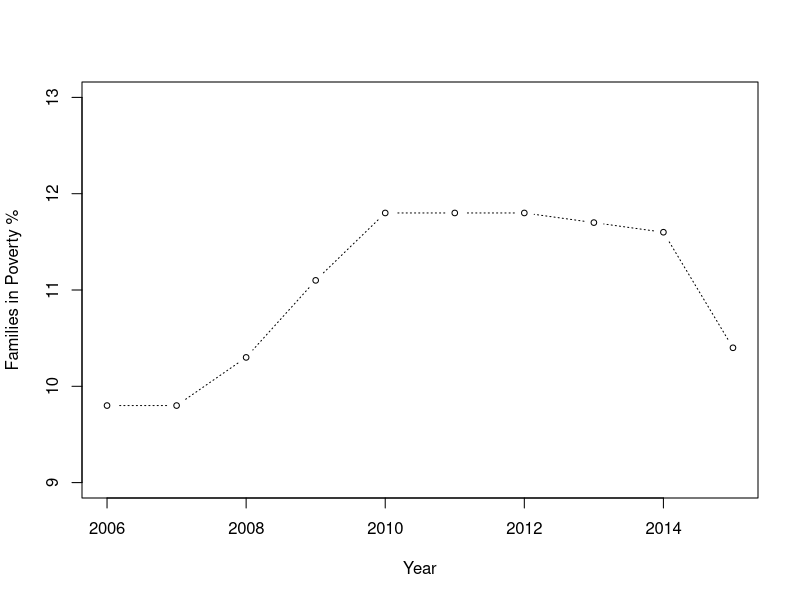

The R script that drew this image: (Note: this script raises an error after producing the figure.)
## ---- chunk 1
knitr::opts_chunk$set(echo = TRUE)
## ---- chunk 2

library(sqldf)
library(dplyr)
library(Hmisc)

## ---- chunk 3

# Create dataframe from the data file
poverty <- read.delim("family_poverty.txt", sep = "\t", stringsAsFactors = FALSE)

opar <- par(no.readonly = TRUE)
ten  <- subset(poverty, year > 2005)

# Plot poverty % by year.
plot(ten$year, ten$family_poverty_pct,
               xlab = "Year",
               ylab = "Families in Poverty %",
               ylim = c(9, 13), 
               type = "b", 
               cex  = .75,
               lty  = 3,
               pch  = 1)

# Reset the parameters.
par() <- opar

## ---- chunk 4

tmp <- read.delim("race_poverty.txt", sep = "\t", stringsAsFactors = FALSE)

# Because the read.delim command imports the tot_num_poverty variable as
# a character string, we need to convert it to a numeric.  The problem
# is that the "numbers" are formatted with commas.  These must first be
# removed before converting the string to a number.

tot_num_poverty <- as.numeric(gsub(",", "", tmp$tot_num_poverty))

# Remove na's at this point...
poverty <- data.frame(year = tmp$year, 
                      tot_num_poverty, 
                      pct_total_poverty = tmp$pct_total_poverty, 
                      race = tmp$race)

# Create vectors, one for each race represented.
white    <- subset(poverty, race == "white")
hispanic <- subset(poverty, race == "hispanic")
black    <- subset(poverty, race == "black")
asian    <- subset(poverty, race == "asian")

# Check the new vectors.  Do they have na's in them?  If so, we have 
# to deal with them.  This is defensive programming.
is.na(white$year)
is.na(white$tot_num_poverty)

x <- white$year
y <- white$tot_num_poverty

plot(x, y,
     xlab = "Year",
     ylab = "Total Number in Poverty (1000's)",
     ylim = c(7000, 20000),
     type = "b", 
     cex  = .75,
     lty  = 3,
     col  = "blue",
     pch  = 1)

x <- hispanic$year
y <- hispanic$tot_num_poverty

# Now plot the Hispanic line, using a different color and line type.

lines(x, y, type = "b", lty = 2, col = "red", pch = 0, cex = .75)

## ---- chunk 5

# Create dataframe from data file.
energy <- read.csv("energy_expend.csv", stringsAsFactors = FALSE)

# Two ways to create separate vectors for each stature factor.
lst <- split(energy$expend, energy$stature)

lean  <- energy$expend[energy$stature == "lean"]
obese <- energy$expend[energy$stature == "obese"]

# Set graphic device parameters to 2 rows and 1 column.
par(mfrow = c(2, 1))    

# Graph the two vectors.
hist(lean, breaks = 10, xlim = c(5, 13), ylim = c(0, 4), col = "lightblue")
hist(obese, breaks = 10, xlim = c(5, 13), ylim = c(0, 4), col = "lemonchiffon")

# Restore graphic device to 1 row, 1 column.
par(mfrow = c(1, 1))    

## ---- chunk 6

# Two ways to create the boxplot.
boxplot(lean, obese, names = c("Lean","Obese"))
boxplot(energy$expend ~ energy$stature, names = c("Lean","Obese"))

## ---- chunk 7
opar <- par(no.readonly = TRUE)
par(mfrow = c(2,2), mex = 0.8, mar = c(3, 3, 2, 1) + .1)

stripchart(energy$expend ~ energy$stature)
stripchart(energy$expend ~ energy$stature, method = "stack")
stripchart(energy$expend ~ energy$stature, method = "jitter")
stripchart(energy$expend ~ energy$stature, method = "jitter", jitter = .03)

par() <- opar
